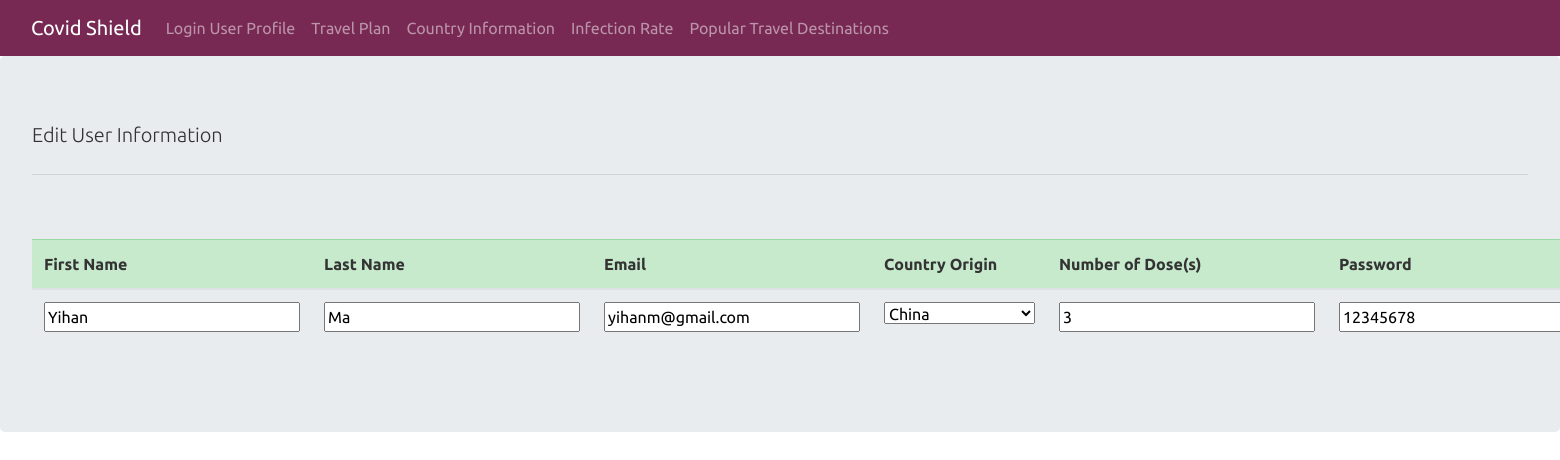
The app's page /edit_user.php?userp=1 with its own data.
### tables this page shows
CREATE TABLE `user` (
  `user_id` int(11) NOT NULL,
  `first_name` text DEFAULT NULL,
  `last_name` text DEFAULT NULL,
  `user_country` int(11) DEFAULT NULL,
  `user_doseNum` int(11) NOT NULL DEFAULT 0,
  `user_email` text NOT NULL,
  `user_password` int(11) NOT NULL
  CHECK(user_doseNum>=0 AND user_country>=0)
);

CREATE TABLE `country` (
  `country_id` int(11) NOT NULL,
  `country_name` text NOT NULL,
  `country_population` int(11) NOT NULL,
  `caseNum_total` int(11) NOT NULL,
  `death_total` int(11) DEFAULT NULL,
  `vaccine_total` int(11) NOT NULL,
  `vaccine_booster` int(11) NOT NULL
);

### edit_user.php (the view, shortened to what this page needs)
<!DOCTYPE html>
<html lang="en">
    <head>
        <link rel="stylesheet" href="https://bootswatch.com/4/united/bootstrap.min.css">
    </head>
    <body scroll="no" style="overflow: hidden">
        <nav class="navbar navbar-expand-lg navbar-dark bg-dark">
            <div class="container-fluid">
                <a class="navbar-brand" href="main.php">Covid Shield</a>
                <div class="collapse navbar-collapse" id="navbarColor01">
                    <ul class="navbar-nav me-auto">
                        <li class="nav-item">
                            <a class="nav-link" href="login.php">Login User Profile</a>
                        </li>
                        <li class="nav-item">
                            <a class="nav-link" href="travel_plan.php">Travel Plan</a>
                        </li>
                        <li class="nav-item">
                            <a class="nav-link" href="country_information.php">Country Information</a>
                        </li>
                        <li class="nav-item">
                            <a class="nav-link" href="infection_rate.php">Infection Rate</a>
                        </li>
                        <li class="nav-item">
                            <a class="nav-link" href="popular_travel_destinations.php">Popular Travel Destinations</a>
                        </li>
                    </ul>
                </div>
            </div>
        </nav>
        <div class="jumbotron">
            <p class="lead">Edit User Information</p>
            <hr class="my-4">
                    <?php
                    $connection = mysqli_connect(DBHOST, DBUSER, DBPASS, DBNAME);
                    ?>
                <?php
                if ($_SERVER["REQUEST_METHOD"] == "GET") {
                    if (isset($_GET['userp'])) {
                ?>
                <p>&nbsp;</p>
                <table class="table table-hover">
                    <thead>
                        <tr class="table-success">
                            <th scope="col">First Name</th>
                            <th scope="col">Last Name</th>
                            <th scope="col">Email</th>
                            <th scope="col">Country Origin</th>
                            <th scope="col">Number of Dose(s)</th>
                            <th scope="col">Password</th>
                        </tr>
                    </thead>
                    <?php
                        $sql = "SELECT user_id, first_name, last_name, user_email, user_country, user_doseNum, user_password FROM user
                            WHERE user_id = '{$_GET['userp']}'";
                        if ($result = mysqli_query($connection, $sql)) {
                            while ($row = mysqli_fetch_assoc($result)) {
                    ?>
                    <tr>
                        <form method="POST" action="save_user.php">
                            <td><input type="text" name="first_name" value="<?php echo $row['first_name'] ?>"></td>
                            <td><input type="text" name="last_name" value="<?php echo $row['last_name'] ?>"></td>
                            <td><input type="text" name="user_email" value="<?php echo $row['user_email'] ?>"></td>
                            <td>
                                <?php
                        $sql = "SELECT * FROM country ORDER BY country_name ASC";
                                $result2 = mysqli_query($connection, $sql);
                                ?>
                                <select name="user_country">
                                    <?php
                                while ($row2 = mysqli_fetch_assoc($result2)) {
                                    echo '<option value="' . $row2['country_id'] . '"';
                                    if ($row2['country_id'] == $row['user_country']) {
                                        echo ' selected="selected"';
                                    }
                                    echo ">" . $row2['country_name'] . "</option>";
                                }
                                    ?>
                                </select>
                            </td>
                            <td><input type="text" name="user_doseNum" value="<?php echo $row['user_doseNum'] ?>"></td>
                            <td><input type="text" name="user_password" value="<?php echo $row['user_password'] ?>"></td>
                        </form>
                    </tr>
                    <?php
                            }
                        }
                    ?>
                </table>
                <?php
                    }
                }
                ?>
        </div>
    </body>
</html>

### records on screen
user: first_name "Yihan", last_name "Ma", user_email "yihanm@gmail.com", user_country "China", user_doseNum "3", user_password "12345678"
